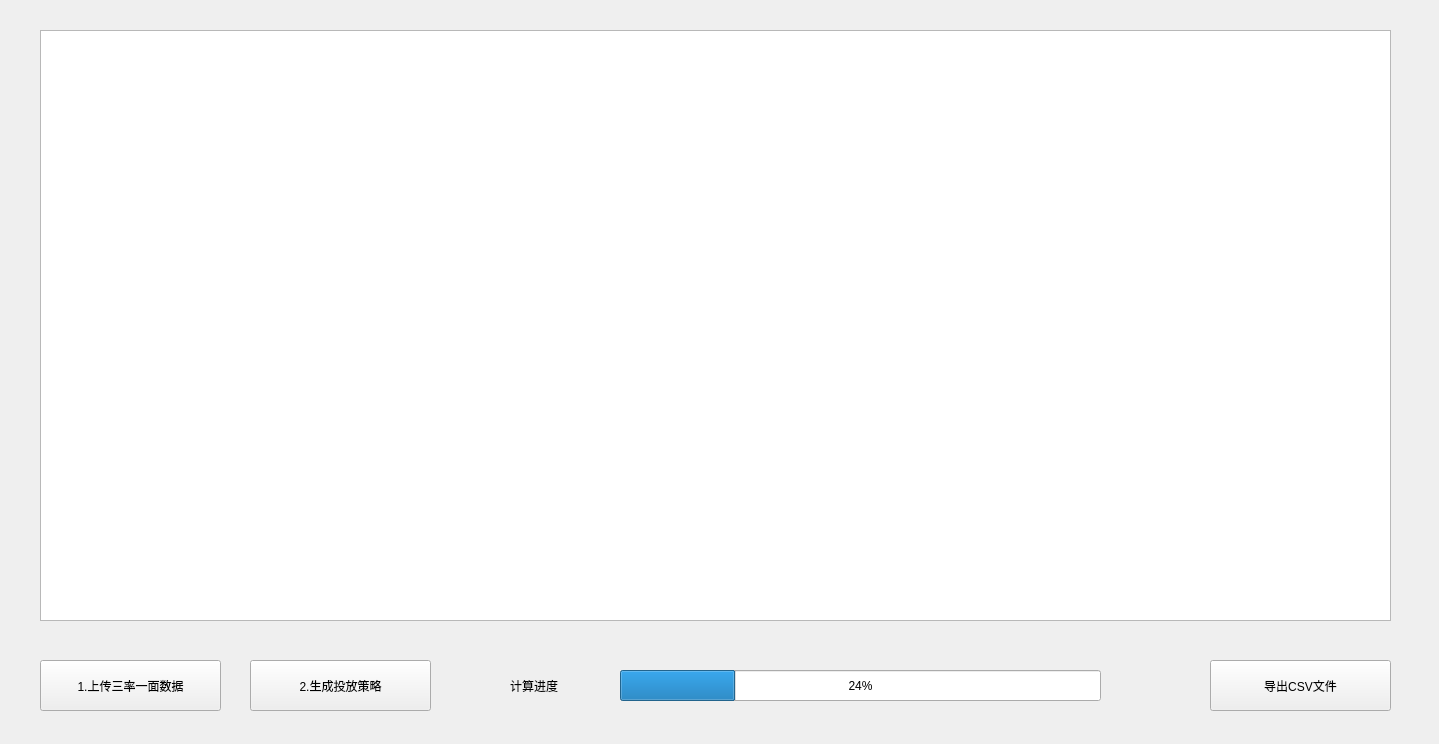
<?xml version="1.0" encoding="UTF-8"?>
<ui version="4.0">
 <class>Form</class>
 <widget class="QWidget" name="Form">
  <property name="geometry">
   <rect>
    <x>0</x>
    <y>0</y>
    <width>1439</width>
    <height>744</height>
   </rect>
  </property>
  <property name="windowTitle">
   <string>Form</string>
  </property>
  <widget class="QTableView" name="strategy_tableView">
   <property name="geometry">
    <rect>
     <x>40</x>
     <y>30</y>
     <width>1351</width>
     <height>591</height>
    </rect>
   </property>
  </widget>
  <widget class="QPushButton" name="output_csv">
   <property name="geometry">
    <rect>
     <x>1210</x>
     <y>660</y>
     <width>181</width>
     <height>51</height>
    </rect>
   </property>
   <property name="cursor">
    <cursorShape>PointingHandCursor</cursorShape>
   </property>
   <property name="text">
    <string>导出CSV文件</string>
   </property>
  </widget>
  <widget class="QPushButton" name="upload_slym">
   <property name="geometry">
    <rect>
     <x>40</x>
     <y>660</y>
     <width>181</width>
     <height>51</height>
    </rect>
   </property>
   <property name="cursor">
    <cursorShape>PointingHandCursor</cursorShape>
   </property>
   <property name="text">
    <string>1.上传三率一面数据</string>
   </property>
  </widget>
  <widget class="QPushButton" name="calc_strategy">
   <property name="geometry">
    <rect>
     <x>250</x>
     <y>660</y>
     <width>181</width>
     <height>51</height>
    </rect>
   </property>
   <property name="cursor">
    <cursorShape>PointingHandCursor</cursorShape>
   </property>
   <property name="text">
    <string>2.生成投放策略</string>
   </property>
  </widget>
  <widget class="QProgressBar" name="progressBar">
   <property name="geometry">
    <rect>
     <x>620</x>
     <y>670</y>
     <width>481</width>
     <height>31</height>
    </rect>
   </property>
   <property name="value">
    <number>24</number>
   </property>
  </widget>
  <widget class="QLabel" name="label">
   <property name="geometry">
    <rect>
     <x>510</x>
     <y>660</y>
     <width>71</width>
     <height>51</height>
    </rect>
   </property>
   <property name="text">
    <string>计算进度</string>
   </property>
  </widget>
 </widget>
 <resources/>
 <connections/>
</ui>
